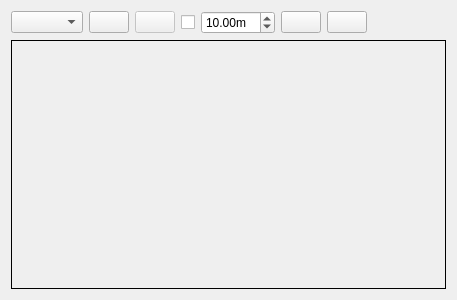
<?xml version="1.0" encoding="UTF-8"?>
<ui version="4.0">
 <class>ImageViewWidget</class>
 <widget class="QWidget" name="ImageViewWidget">
  <property name="enabled">
   <bool>true</bool>
  </property>
  <property name="geometry">
   <rect>
    <x>0</x>
    <y>0</y>
    <width>457</width>
    <height>300</height>
   </rect>
  </property>
  <property name="windowTitle">
   <string>Image View</string>
  </property>
  <layout class="QVBoxLayout" name="verticalLayout" stretch="0,1,0">
   <item>
    <layout class="QHBoxLayout" name="horizontalLayout" stretch="0,0,0,0,0,0,0,1">
     <item>
      <widget class="QComboBox" name="topics_combo_box">
       <property name="sizeAdjustPolicy">
        <enum>QComboBox::AdjustToContents</enum>
       </property>
      </widget>
     </item>
     <item>
      <widget class="QPushButton" name="refresh_topics_push_button"/>
     </item>
     <item>
      <widget class="QPushButton" name="zoom_1_push_button">
       <property name="enabled">
        <bool>false</bool>
       </property>
       <property name="checkable">
        <bool>true</bool>
       </property>
      </widget>
     </item>
     <item>
      <widget class="QCheckBox" name="dynamic_range_check_box">
       <property name="toolTip">
        <string>Dynamic depth range</string>
       </property>
       <property name="text">
        <string/>
       </property>
      </widget>
     </item>
     <item>
      <widget class="QDoubleSpinBox" name="max_range_double_spin_box">
       <property name="toolTip">
        <string>Max depth</string>
       </property>
       <property name="suffix">
        <string>m</string>
       </property>
       <property name="minimum">
        <double>0.010000000000000</double>
       </property>
       <property name="maximum">
        <double>100.000000000000000</double>
       </property>
       <property name="value">
        <double>10.000000000000000</double>
       </property>
      </widget>
     </item>
     <item>
      <widget class="QPushButton" name="save_as_image_push_button">
       <property name="toolTip">
        <string>Save as image</string>
       </property>
       <property name="iconSize">
        <size>
         <width>16</width>
         <height>16</height>
        </size>
       </property>
      </widget>
     </item>
     <item>
      <widget class="QPushButton" name="select_area_push_button">
       <property name="text">
        <string/>
       </property>
      </widget>
     </item>
     <item>
      <spacer name="horizontalSpacer">
       <property name="orientation">
        <enum>Qt::Horizontal</enum>
       </property>
       <property name="sizeHint" stdset="0">
        <size>
         <width>40</width>
         <height>20</height>
        </size>
       </property>
      </spacer>
     </item>
    </layout>
   </item>
   <item>
    <layout class="QHBoxLayout" name="horizontalLayout_2" stretch="1,0">
     <property name="spacing">
      <number>0</number>
     </property>
     <item>
      <widget class="rqt_image_view::RatioLayoutedFrame" name="image_frame">
       <property name="sizePolicy">
        <sizepolicy hsizetype="Expanding" vsizetype="Expanding">
         <horstretch>0</horstretch>
         <verstretch>0</verstretch>
        </sizepolicy>
       </property>
       <property name="minimumSize">
        <size>
         <width>80</width>
         <height>60</height>
        </size>
       </property>
       <property name="frameShape">
        <enum>QFrame::Box</enum>
       </property>
       <property name="lineWidth">
        <number>1</number>
       </property>
      </widget>
     </item>
     <item>
      <spacer name="horizontalSpacer_2">
       <property name="orientation">
        <enum>Qt::Horizontal</enum>
       </property>
       <property name="sizeType">
        <enum>QSizePolicy::Expanding</enum>
       </property>
       <property name="sizeHint" stdset="0">
        <size>
         <width>0</width>
         <height>20</height>
        </size>
       </property>
      </spacer>
     </item>
    </layout>
   </item>
   <item>
    <spacer name="verticalSpacer">
     <property name="orientation">
      <enum>Qt::Vertical</enum>
     </property>
     <property name="sizeHint" stdset="0">
      <size>
       <width>20</width>
       <height>0</height>
      </size>
     </property>
    </spacer>
   </item>
  </layout>
 </widget>
 <customwidgets>
  <customwidget>
   <class>rqt_image_view::RatioLayoutedFrame</class>
   <extends>QFrame</extends>
   <header>rqt_image_view/ratio_layouted_frame.h</header>
   <container>1</container>
  </customwidget>
 </customwidgets>
 <resources/>
 <connections/>
</ui>
